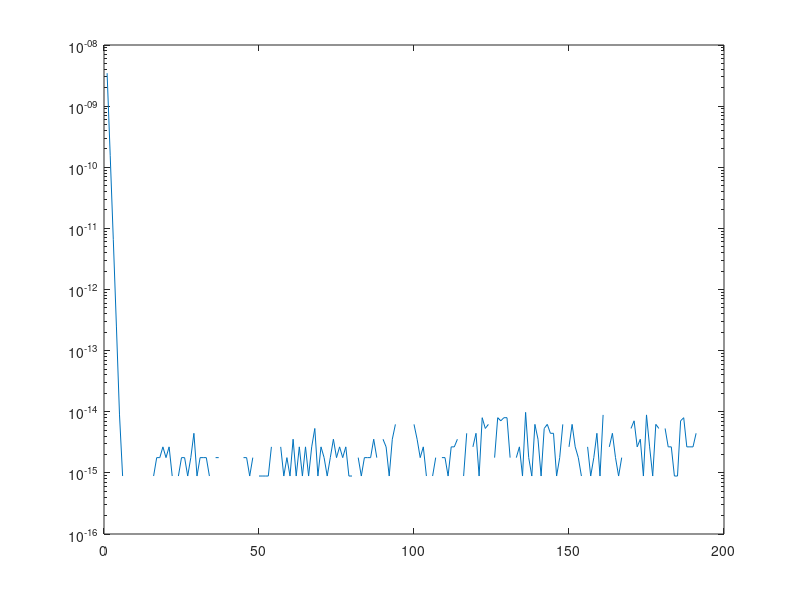

MATLAB code to generate this figure:
clc,clear

f = @(x) exp(cos(x));
exact = 7.9549265210128452745132196653;

for i = 10 : 200
    step = 2 * pi / i;
    tmp = f(-pi)/2 + f(pi)/2;
    para = -pi + step;
    for j = 1 : i - 1
        tmp = tmp + f(para);
        para = para + step;
    end
    tmp = tmp * step;
    T(i - 9) = abs(tmp - exact);
end

semilogy(T)